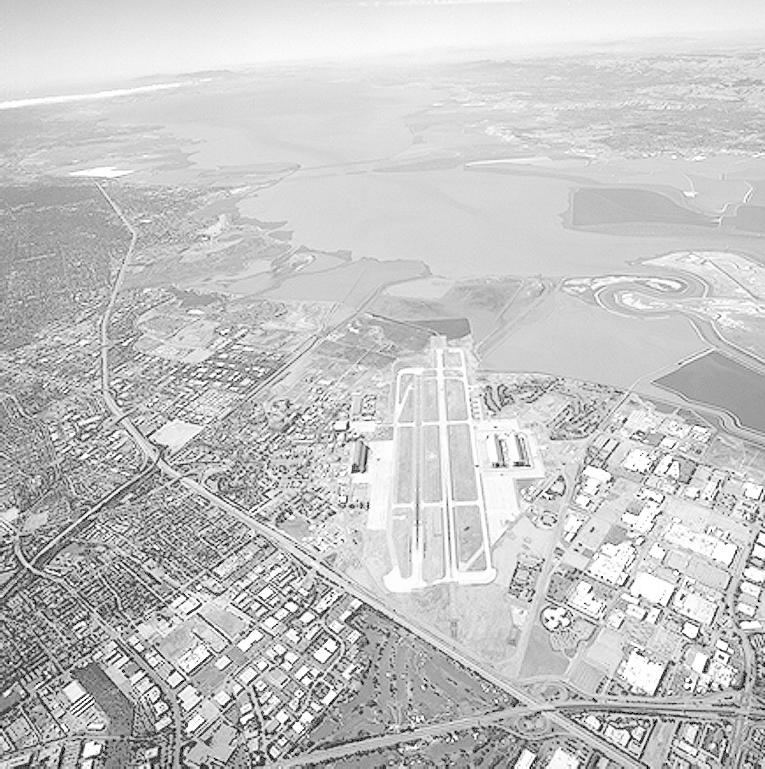
#> input picture ipi/aula3/images/cidade_branca.jpg, 765 x 769 px
$ jupyter execute aula3.ipynb
#> lines starting #> are read from the running program, lines starting #| are printed output that depends on the picture; after the words box and inside, x2 and y2 are one past the last pixel; in counts of white or black regions, pixels touching at a corner belong together
[cell 1]
import numpy as np # NumPy for numerical operations
import matplotlib.pyplot as plt # Matplotlib for plotting
import cv2 # OpenCV for image processing

## Correção Gamma

[cell 2]
def gamma_transform(img, gamma):
    c = 255.0 / 255.0**gamma
    img_gamma = c * (img.astype(np.float32))**gamma
    return img_gamma.astype(np.uint8)

[cell 3]
img = plt.imread('images/cidade_branca.jpg')
#> img is the input picture: shape (769, 765, 3); min 0, max 255, mean 197.1

img_gamma = gamma_transform(img, 0.5)
img_gamma2 = gamma_transform(img, 2.0)
fig, axes = plt.subplots(1,3, figsize=(10,5))
axes[0].axis('off')
axes[1].axis('off')
axes[2].axis('off')
axes[0].set_title('Imagem Original')
axes[0].imshow(img)
axes[1].set_title('Imagem com Gamma 0.5')
axes[1].imshow(img_gamma)
axes[2].set_title('Imagem com Gamma 2.0')
axes[2].imshow(img_gamma2)
plt.show()
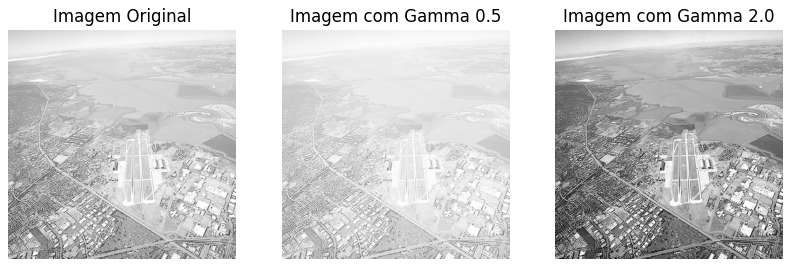
#> figure drawn by matplotlib, 3 panels

[cell 4]
img = plt.imread('images/osso_fraturado.jpg')
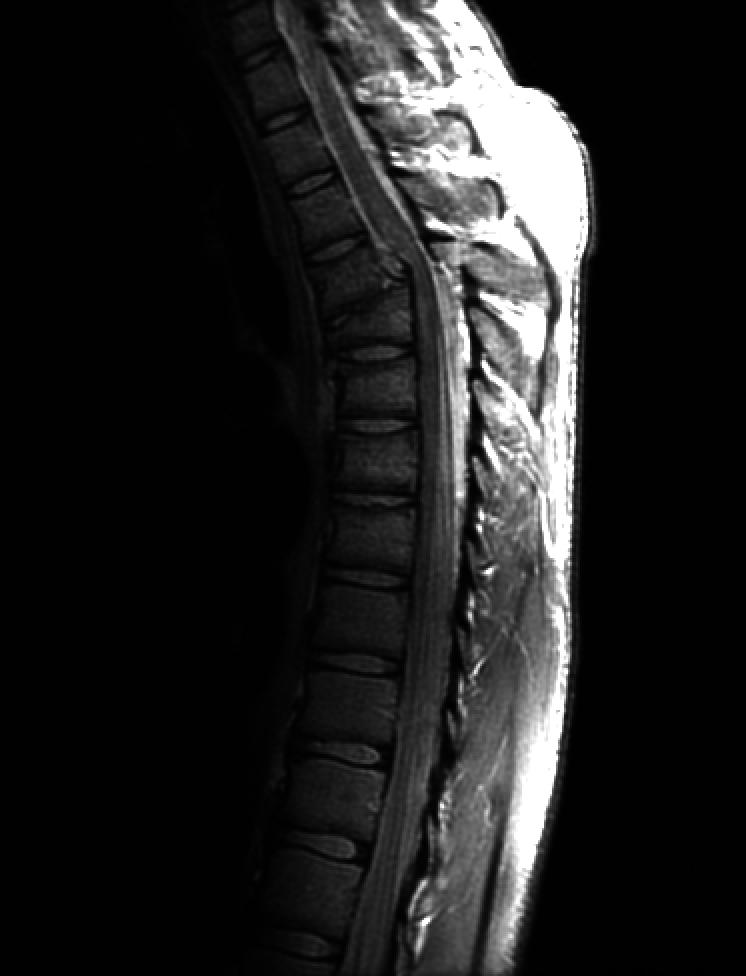
#> input picture ipi/aula3/images/osso_fraturado.jpg, 746 x 976 px
#> img is the input picture: shape (976, 746, 3); min 0, max 255, mean 32.6

img_gamma = gamma_transform(img, 0.5)
#> call 3 of gamma_transform, with gamma = 0.5
#> in gamma_transform (call 3), `img_gamma = c * (img.astype(np.float32))**gamma`:
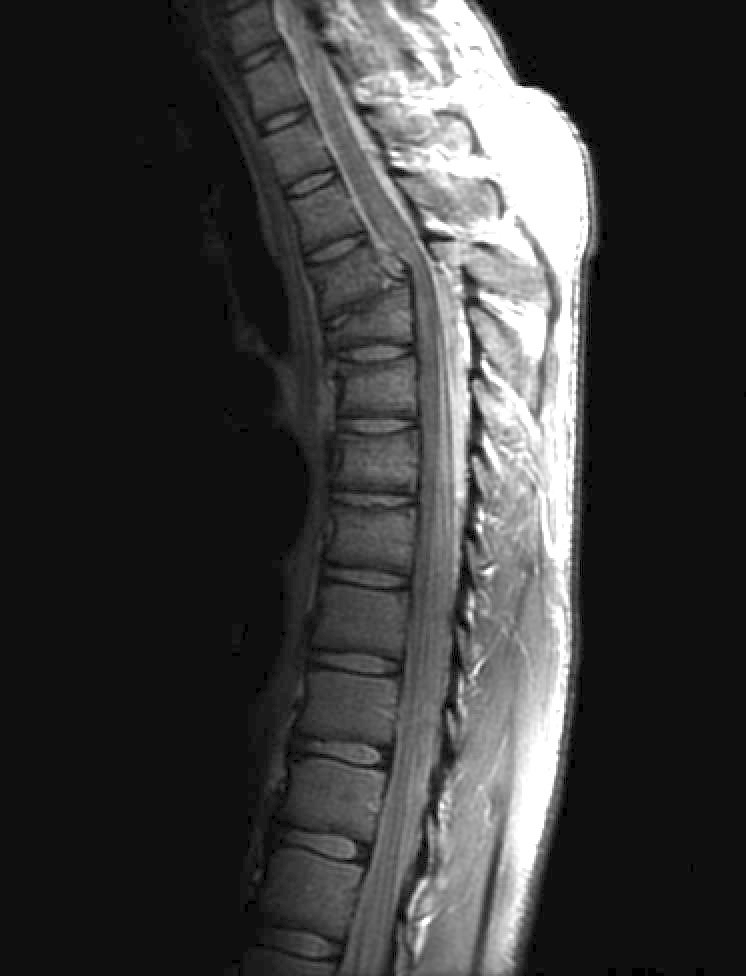
#> img_gamma: shape (976, 746, 3) float32; min 0, max 255, mean 59.3
img_gamma2 = gamma_transform(img, 2.0)
#> call 4 of gamma_transform, with gamma = 2
#> in gamma_transform (call 4), `img_gamma = c * (img.astype(np.float32))**gamma`:
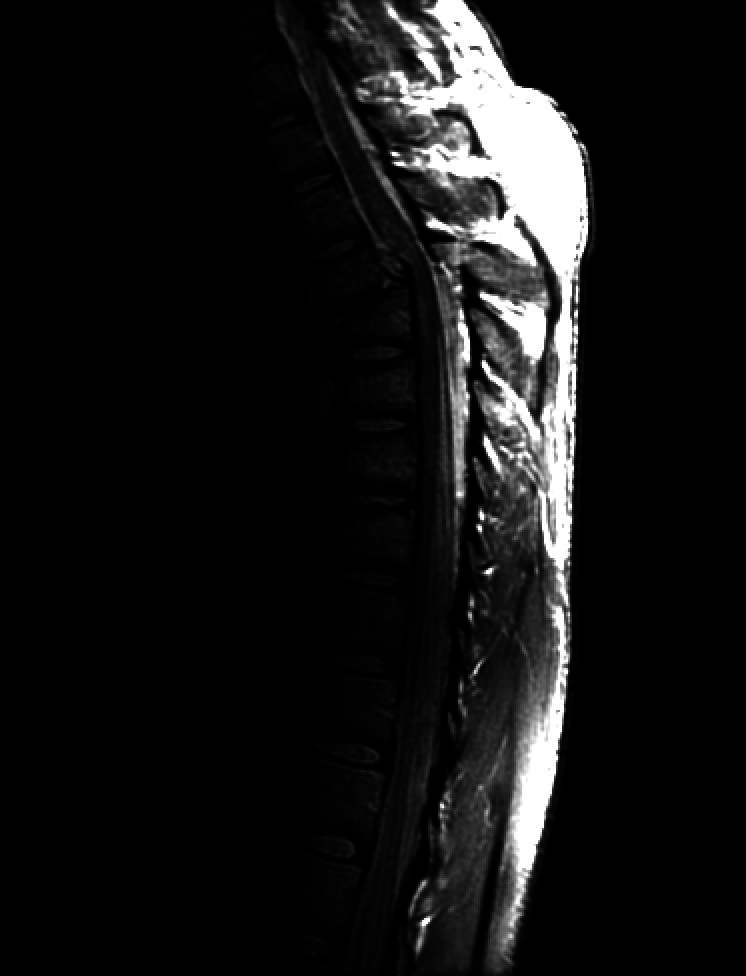
#> img_gamma: shape (976, 746, 3) float32; min 0, max 255, mean 20.6; drawn with min black and max white
fig, axes = plt.subplots(1,3, figsize=(10,5))
axes[0].axis('off')
axes[1].axis('off')
axes[2].axis('off')
axes[0].set_title('Imagem Original')
axes[0].imshow(img)
axes[1].set_title('Imagem com Gamma 0.5')
axes[1].imshow(img_gamma)
axes[2].set_title('Imagem com Gamma 2.0')
axes[2].imshow(img_gamma2)
plt.show()
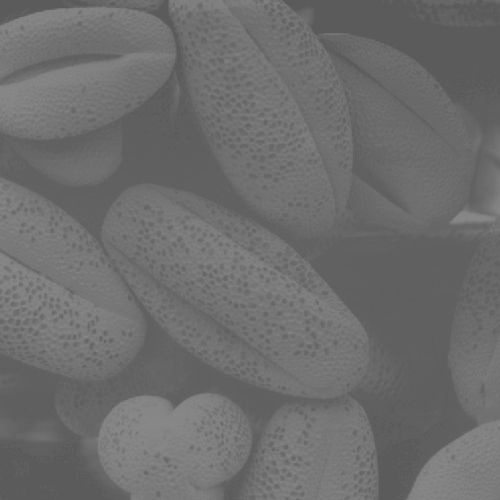
#> input picture ipi/aula3/images/negocio_estranho.jpg, 500 x 500 px
#> further down, img is the input picture: shape (500, 500, 3); min 84, max 140, mean 109.1

## Transformação Linear Definida por Partes

[cell 5]
def transformacao_linear_por_partes(img):
    img = img.astype(np.float32)
    r_min = np.min(img)
#> r_min = 84
    r_max = np.max(img)
#> r_max = 140
    diff = r_max - r_min
#> diff = 56
    img_out = ((255/diff) * img) - (255*r_min/diff)
    return img_out.astype(np.uint8)
#> returned value: shape (500, 500, 3)

[cell 6]
img = plt.imread('images/negocio_estranho.jpg')

img_out = transformacao_linear_por_partes(img)
fig, axes = plt.subplots(1,2, figsize=(10,5))
axes[0].axis('off')
axes[1].axis('off')
axes[0].set_title('Imagem Original')
axes[0].imshow(img)
axes[1].set_title('Imagem Transformada')
axes[1].imshow(img_out)
plt.show()

## Limiarização

[cell 7]
def limiariza(img, th):
    img_th = np.zeros(img.shape, dtype=np.uint8)
    img_th[img > th] = 255
    return img_th

[cell 8]
def limiariza2(img,a, b):
    img_th = np.zeros(img.shape, dtype=np.uint8)
    img_th[(img > a) & (img < b)] = 255
    return img_th

[cell 9]
img = plt.imread('images/negocio_estranho.jpg')

# img_limiarizada = limiariza(img, 120)
img_limiarizada = limiariza2(img, 120, 180)
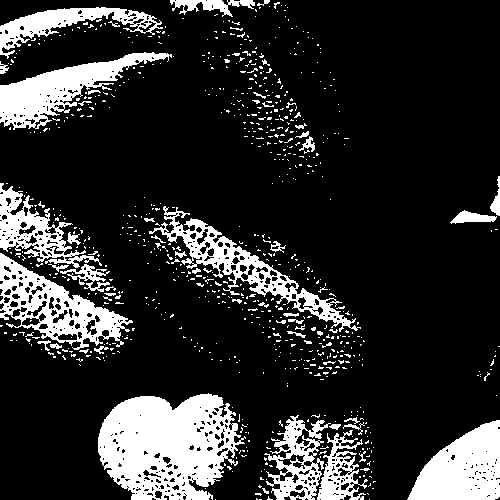
#> img_limiarizada: shape (500, 500, 3); 17.9% white; 809 white regions (753 under 20 px), largest, box (x1, y1, x2, y2) and area: (98, 393, 246, 500) 10861, (407, 420, 500, 500) 4902, (0, 52, 172, 130) 4623
fig, axes = plt.subplots(1,2, figsize=(10,5))
axes[0].axis('off')
axes[1].axis('off')
axes[0].set_title('Imagem Original')
axes[0].imshow(img)
axes[1].set_title('Imagem Limiarizada')
axes[1].imshow(img_limiarizada)
plt.show()

## Equalização de Histogramas

[cell 10]
def equal_histo(img):
    altura, largura = img.shape
#> altura = 500; largura = 500
    total_pixels = altura * largura
#> total_pixels = 250000

    histograma = [0] * 256
    for i in range(altura):
        for j in range(largura):
            pixel_value = img[i, j]
            histograma[pixel_value] += 1
#> after the loop, histograma = 256 values, max 18201 at index 96, min 0 at index 0, mean 976.6

    probabilidades = [freq / total_pixels for freq in histograma]
#> probabilidades = 256 values, max 0.0728 at index 96, min 0 at index 0, mean 0.00391

    cdf = [0] * 256
    cdf[0] = probabilidades[0]
    for i in range(1, 256):
        cdf[i] = cdf[i-1] + probabilidades[i]
#> after the loop, cdf = 256 values from 0 to 1

    mapeamento = [int(round(255 * cdf_val)) for cdf_val in cdf]
#> mapeamento = 256 values from 0 to 255

    img_out = img.copy()
    for i in range(altura):
        for j in range(largura):
            pixel_original = img[i, j]
            img_out[i, j] = mapeamento[pixel_original]
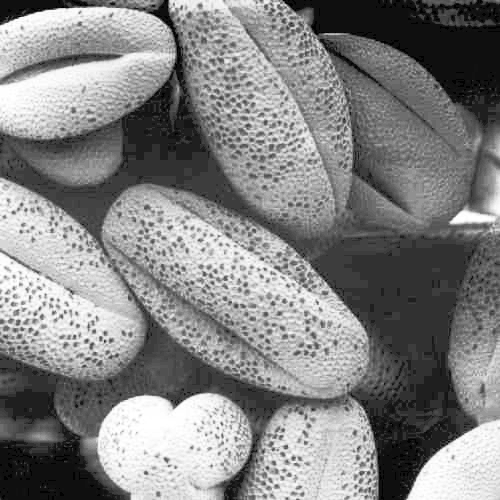
#> img_out: shape (500, 500); min 0, max 255, mean 131.2

    return img_out

[cell 11]
img = cv2.imread('images/negocio_estranho.jpg', cv2.IMREAD_GRAYSCALE)

img_eq = equal_histo(img)
fig, axes = plt.subplots(1,2, figsize=(10,5))
axes[0].axis('off')
axes[1].axis('off')
axes[0].set_title('Imagem Original')
axes[0].imshow(img, cmap='gray', vmin=0, vmax=255)
axes[1].set_title('Imagem Equalizada')
axes[1].imshow(img_eq, cmap='gray', vmin=0, vmax=255)
plt.show()

## Especificação do histograma

[cell 12]
def histogram_matching_like_image(img_input, img_ref):
    # 1. Inicializa arrays para armazenar histogramas e CDFs
    # Corresponde a 'pr', 'pz', 'cdf_input', 'cdf_ref' das imagens
    hist_input = np.zeros((256, 3))
    hist_ref = np.zeros((256, 3))

    cdf_input = np.zeros((256, 3))
    cdf_ref = np.zeros((256, 3))

    # 2. Separa os canais de cor e calcula o histograma para cada um
    # Corresponde aos loops de 'cv2.calcHist'
    for i in range(3):
        # Calcula o histograma para o canal 'i' da imagem de entrada
        hist_input[:, i] = cv2.calcHist([img_input], [i], None, [256], [0, 256]).ravel()
        # Calcula o histograma para o canal 'i' da imagem de referência
        hist_ref[:, i] = cv2.calcHist([img_ref], [i], None, [256], [0, 256]).ravel()

        # Normaliza os histogramas (passo implícito, mas necessário)
        hist_input[:, i] /= hist_input[:, i].sum()
        hist_ref[:, i] /= hist_ref[:, i].sum()

        # 3. Calcula as Funções de Distribuição Cumulativa (CDFs)
        # Corresponde ao loop de 'np.cumsum'
        cdf_input[:, i] = np.cumsum(hist_input[:, i])
        cdf_ref[:, i] = np.cumsum(hist_ref[:, i])

    # 4. Cria a imagem de saída e a tabela de mapeamento (LUT)
    img_out = np.zeros_like(img_input)
    mapping_lut = np.zeros((256, 3), dtype=np.uint8)

    # 5. Encontra o mapeamento de intensidade para cada canal
    # Este loop implementa a lógica principal de correspondência vista na imagem
    # 'diff = np.absolute(cdf_ref[:,c] - cdf_input[i,c])' e 'indice = diff.argmin()'
    for c in range(3): # Itera sobre os canais de cor (B, G, R)
        for i in range(256): # Itera sobre os níveis de intensidade
            # Encontra o nível de intensidade 'j' na CDF de referência que é o mais próximo
            # do valor da CDF de entrada no nível de intensidade 'i'
            diff = np.abs(cdf_input[i, c] - cdf_ref[:, c])
            j = np.argmin(diff)
            mapping_lut[i, c] = j

        # Aplica o mapeamento para o canal inteiro de uma vez (mais eficiente)
        # A lógica na imagem ('img_out[img_input[:,:,c] == i, c] = indice') é muito lenta.
        # Esta abordagem com LUT produz o mesmo resultado de forma otimizada.
        img_out[:, :, c] = mapping_lut[img_input[:, :, c], c]

    return img_out

[cell 13]
m1 = cv2.imread('images/m1.jpeg')
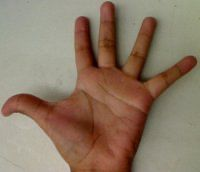
#> input picture ipi/aula3/images/m1.jpeg, 200 x 172 px
#> m1 is the input picture: shape (172, 200, 3); mean B, G, R 101.2, 120.5, 140.6
m2 = cv2.imread('images/m2.jpeg')
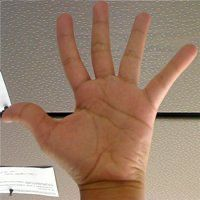
#> input picture ipi/aula3/images/m2.jpeg, 200 x 200 px
#> m2 is the input picture: shape (200, 200, 3); mean B, G, R 107.9, 127.1, 154.4


if m1 is None or m2 is None:
    raise FileNotFoundError("Verifique se 'histogram_matching_input.jpeg' e 'histogram_matching_ref1.jpeg' estão no diretório correto.")

matched_image = histogram_matching_like_image(m1, m2)
#> after the loop in histogram_matching_like_image, `for i in range(3):`: cdf_input = 256 rows, first 8: [0.00744, 0.000814, 0], [0.00936, 0.000988, 0], [0.0113, 0.00128, 0], [0.0134, 0.0014, 0], [0.0152, 0.00163, 0], [0.0175, 0.00192, 0], [0.0198, 0.00224, 0], [0.0225, 0.00262, 0]; cdf_ref = 256 rows, first 8: [0.00222, 0.000575, 5e-05], [0.00263, 0.00075, 5e-05], [0.00335, 0.00108, 7.5e-05], [0.00395, 0.0015, 0.000225], [0.0044, 0.00172, 0.0005], [0.00478, 0.0021, 0.0008], [0.00513, 0.00243, 0.00112], [0.00562, 0.00265, 0.00152]; hist_input = 256 rows, first 8: [0.00744, 0.000814, 0], [0.00192, 0.000174, 0], [0.00192, 0.000291, 0], [0.00215, 0.000116, 0], [0.00177, 0.000233, 0], [0.00227, 0.000291, 0], [0.00233, 0.00032, 0], [0.0027, 0.000378, 0]; hist_ref = 256 rows, first 8: [0.00222, 0.000575, 5e-05], [0.0004, 0.000175, 0], [0.000725, 0.000325, 2.5e-05], [0.0006, 0.000425, 0.00015], [0.00045, 0.000225, 0.000275], [0.000375, 0.000375, 0.0003], [0.00035, 0.000325, 0.000325], [0.0005, 0.000225, 0.0004]
#> after the loop in histogram_matching_like_image, `for c in range(3):`:
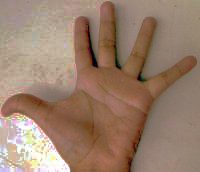
#> img_out: shape (172, 200, 3); mean B, G, R 108.4, 127.6, 154.6
#> after the loop in histogram_matching_like_image, `for c in range(3):`: mapping_lut = 256 rows, first 8: [11, 1, 0], [16, 2, 0], [19, 2, 0], [22, 3, 0], [23, 4, 0], [25, 5, 0], [26, 5, 0], [28, 7, 0]

m1_rgb = cv2.cvtColor(m1, cv2.COLOR_BGR2RGB)
m2_rgb = cv2.cvtColor(m2, cv2.COLOR_BGR2RGB)
matched_rgb = cv2.cvtColor(matched_image, cv2.COLOR_BGR2RGB)

fig, axes = plt.subplots(1, 3, figsize=(18, 6))
axes[0].imshow(m1_rgb)
axes[0].set_title('Imagem de Entrada (Original)')
axes[0].axis('off')
axes[1].imshow(m2_rgb)
axes[1].set_title('Imagem de Referência')
axes[1].axis('off')
axes[2].imshow(matched_rgb)
axes[2].set_title('Imagem Após Matching')
axes[2].axis('off')

plt.show()
